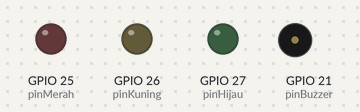
This sketch was run on a simulated ESP32. On the bench: output pins drawn as LEDs (lit = HIGH), buzzer (waves = sounding, pin HIGH).

Above: at 0.5 s.
At 1.7 s:
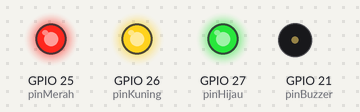
At 2.9 s:
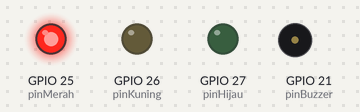
At 4.1 s:
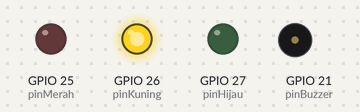
At 5.6 s:
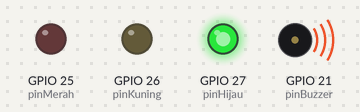
At 7.6 s:
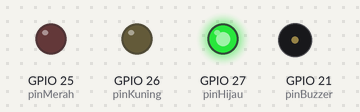
Timing chart, 0 to 11.2 s (numbered marks = the images above):
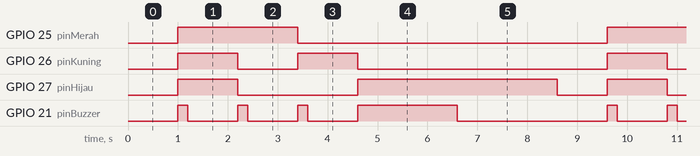

The sketch:

test_traffic_light_dan_buzzer.ino
```cpp
// Definition
const int pinMerah = 25;
const int pinKuning = 26;
const int pinHijau = 27;
const int pinBuzzer = 21;

// Function
void bunyiBeep(int durasi = 150) {
  digitalWrite(pinBuzzer, HIGH);
  delay(durasi);
  digitalWrite(pinBuzzer, LOW);
}

// Setup
void setup() {
  // Memasang Pin
  pinMode(pinMerah, OUTPUT);
  pinMode(pinKuning, OUTPUT);
  pinMode(pinHijau, OUTPUT);
  pinMode(pinBuzzer, OUTPUT);
}


void loop() {
  // Jeda awal
  digitalWrite(pinMerah, LOW);
  digitalWrite(pinKuning, LOW);
  digitalWrite(pinHijau, LOW);
  delay(1000);

  // Awal Persiapan
  digitalWrite(pinMerah, HIGH);
  digitalWrite(pinKuning, HIGH);
  digitalWrite(pinHijau, HIGH);
  bunyiBeep(200);
  delay(1000);

  // Merah Nyala
  digitalWrite(pinMerah, HIGH);
  digitalWrite(pinKuning, LOW);
  digitalWrite(pinHijau, LOW);
  bunyiBeep(200);
  delay(1000);

  // Kuning Nyala
  digitalWrite(pinMerah, LOW);
  digitalWrite(pinKuning, HIGH);
  digitalWrite(pinHijau, LOW);
  bunyiBeep(200);
  delay(1000);

  // Hijau Nyala
  digitalWrite(pinMerah, LOW);
  digitalWrite(pinKuning, LOW);
  digitalWrite(pinHijau, HIGH);
  bunyiBeep(2000);
  delay(2000);
}
```

Measured:
- by itself, GPIO 25 (pinMerah): alternates HIGH for 2.4 s and LOW for 6.2 s
- by itself, GPIO 26 (pinKuning): repeats every 8.6 s: LOW 1.2 s, HIGH 1.2 s, LOW 5.0 s, HIGH 1.2 s
- by itself, GPIO 27 (pinHijau): repeats every 8.6 s: LOW 2.4 s, HIGH 4.0 s, LOW 1.0 s, HIGH 1.2 s
- by itself, GPIO 21 (pinBuzzer): repeats every 8.6 s: 2 × (LOW 1.0 s, HIGH 0.20 s), LOW 1.0 s, HIGH 2.0 s, LOW 3.0 s, HIGH 0.20 s
